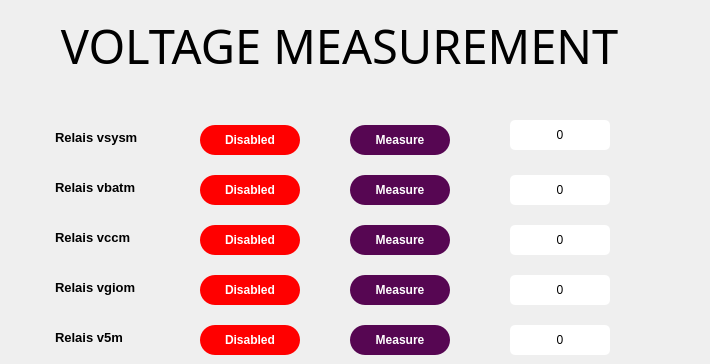
    <widget class="QWidget" name="page_voltage">
     <widget class="QLabel" name="text_voltage_title">
      <property name="geometry">
       <rect>
        <x>-11</x>
        <y>10</y>
        <width>701</width>
        <height>70</height>
       </rect>
      </property>
      <property name="font">
       <font>
        <family>Bahnschrift SemiBold Condensed</family>
        <pointsize>35</pointsize>
       </font>
      </property>
      <property name="styleSheet">
       <string notr="true">background-color: rgba(255, 255, 255, 0);</string>
      </property>
      <property name="text">
       <string>VOLTAGE MEASUREMENT</string>
      </property>
      <property name="alignment">
       <set>Qt::AlignCenter</set>
      </property>
     </widget>
     <widget class="QPushButton" name="btn_voltage_vsysm_toggle">
      <property name="geometry">
       <rect>
        <x>200</x>
        <y>125</y>
        <width>100</width>
        <height>30</height>
       </rect>
      </property>
      <property name="font">
       <font>
        <family>Segoe UI</family>
        <weight>75</weight>
        <bold>true</bold>
        <kerning>false</kerning>
       </font>
      </property>
      <property name="styleSheet">
       <string notr="true">border-radius: 15px;
color: rgb(255, 255, 255);
background-color:  rgb(255, 0, 0);
</string>
      </property>
      <property name="text">
       <string>Disabled</string>
      </property>
      <property name="checkable">
       <bool>false</bool>
      </property>
     </widget>
     <widget class="QTextBrowser" name="text_voltage_vsysm">
      <property name="geometry">
       <rect>
        <x>50</x>
        <y>125</y>
        <width>100</width>
        <height>30</height>
       </rect>
      </property>
      <property name="font">
       <font>
        <family>Segoe UI</family>
        <pointsize>10</pointsize>
       </font>
      </property>
      <property name="autoFillBackground">
       <bool>false</bool>
      </property>
      <property name="styleSheet">
       <string notr="true">background-color: rgba( 255, 255, 255, 0% );</string>
      </property>
      <property name="verticalScrollBarPolicy">
       <enum>Qt::ScrollBarAlwaysOff</enum>
      </property>
      <property name="horizontalScrollBarPolicy">
       <enum>Qt::ScrollBarAlwaysOff</enum>
      </property>
      <property name="html">
       <string>&lt;!DOCTYPE HTML PUBLIC &quot;-//W3C//DTD HTML 4.0//EN&quot; &quot;http://www.w3.org/TR/REC-html40/strict.dtd&quot;&gt;
&lt;html&gt;&lt;head&gt;&lt;meta name=&quot;qrichtext&quot; content=&quot;1&quot; /&gt;&lt;style type=&quot;text/css&quot;&gt;
p, li { white-space: pre-wrap; }
&lt;/style&gt;&lt;/head&gt;&lt;body style=&quot; font-family:'Segoe UI'; font-size:10pt; font-weight:400; font-style:normal;&quot;&gt;
&lt;p style=&quot; margin-top:0px; margin-bottom:0px; margin-left:0px; margin-right:0px; -qt-block-indent:0; text-indent:0px;&quot;&gt;&lt;span style=&quot; font-weight:600;&quot;&gt;Relais vsysm&lt;/span&gt;&lt;/p&gt;&lt;/body&gt;&lt;/html&gt;</string>
      </property>
     </widget>
     <widget class="QPushButton" name="btn_voltage_vbatm_toggle">
      <property name="geometry">
       <rect>
        <x>200</x>
        <y>175</y>
        <width>100</width>
        <height>30</height>
       </rect>
      </property>
      <property name="font">
       <font>
        <family>Segoe UI</family>
        <weight>75</weight>
        <bold>true</bold>
        <kerning>false</kerning>
       </font>
      </property>
      <property name="styleSheet">
       <string notr="true">border-radius: 15px;
color: rgb(255, 255, 255);
background-color:  rgb(255, 0, 0);</string>
      </property>
      <property name="text">
       <string>Disabled</string>
      </property>
      <property name="checkable">
       <bool>false</bool>
      </property>
     </widget>
     <widget class="QTextBrowser" name="text_voltage_vbatm">
      <property name="geometry">
       <rect>
        <x>50</x>
        <y>175</y>
        <width>100</width>
        <height>30</height>
       </rect>
      </property>
      <property name="font">
       <font>
        <family>Segoe UI</family>
        <pointsize>10</pointsize>
       </font>
      </property>
      <property name="autoFillBackground">
       <bool>false</bool>
      </property>
      <property name="styleSheet">
       <string notr="true">background-color: rgba( 255, 255, 255, 0% );</string>
      </property>
      <property name="verticalScrollBarPolicy">
       <enum>Qt::ScrollBarAlwaysOff</enum>
      </property>
      <property name="horizontalScrollBarPolicy">
       <enum>Qt::ScrollBarAlwaysOff</enum>
      </property>
      <property name="html">
       <string>&lt;!DOCTYPE HTML PUBLIC &quot;-//W3C//DTD HTML 4.0//EN&quot; &quot;http://www.w3.org/TR/REC-html40/strict.dtd&quot;&gt;
&lt;html&gt;&lt;head&gt;&lt;meta name=&quot;qrichtext&quot; content=&quot;1&quot; /&gt;&lt;style type=&quot;text/css&quot;&gt;
p, li { white-space: pre-wrap; }
&lt;/style&gt;&lt;/head&gt;&lt;body style=&quot; font-family:'Segoe UI'; font-size:10pt; font-weight:400; font-style:normal;&quot;&gt;
&lt;p style=&quot; margin-top:0px; margin-bottom:0px; margin-left:0px; margin-right:0px; -qt-block-indent:0; text-indent:0px;&quot;&gt;&lt;span style=&quot; font-weight:600;&quot;&gt;Relais vbatm&lt;/span&gt;&lt;/p&gt;&lt;/body&gt;&lt;/html&gt;</string>
      </property>
     </widget>
     <widget class="QPushButton" name="btn_voltage_vccm_toggle">
      <property name="geometry">
       <rect>
        <x>200</x>
        <y>225</y>
        <width>100</width>
        <height>30</height>
       </rect>
      </property>
      <property name="font">
       <font>
        <family>Segoe UI</family>
        <weight>75</weight>
        <bold>true</bold>
        <kerning>false</kerning>
       </font>
      </property>
      <property name="styleSheet">
       <string notr="true">border-radius: 15px;
color: rgb(255, 255, 255);
background-color:  rgb(255, 0, 0);</string>
      </property>
      <property name="text">
       <string>Disabled</string>
      </property>
      <property name="checkable">
       <bool>false</bool>
      </property>
     </widget>
     <widget class="QTextBrowser" name="text_voltage_vccm">
      <property name="geometry">
       <rect>
        <x>50</x>
        <y>225</y>
        <width>100</width>
        <height>30</height>
       </rect>
      </property>
      <property name="font">
       <font>
        <family>Segoe UI</family>
        <pointsize>10</pointsize>
       </font>
      </property>
      <property name="autoFillBackground">
       <bool>false</bool>
      </property>
      <property name="styleSheet">
       <string notr="true">background-color: rgba( 255, 255, 255, 0% );</string>
      </property>
      <property name="verticalScrollBarPolicy">
       <enum>Qt::ScrollBarAlwaysOff</enum>
      </property>
      <property name="horizontalScrollBarPolicy">
       <enum>Qt::ScrollBarAlwaysOff</enum>
      </property>
      <property name="html">
       <string>&lt;!DOCTYPE HTML PUBLIC &quot;-//W3C//DTD HTML 4.0//EN&quot; &quot;http://www.w3.org/TR/REC-html40/strict.dtd&quot;&gt;
&lt;html&gt;&lt;head&gt;&lt;meta name=&quot;qrichtext&quot; content=&quot;1&quot; /&gt;&lt;style type=&quot;text/css&quot;&gt;
p, li { white-space: pre-wrap; }
&lt;/style&gt;&lt;/head&gt;&lt;body style=&quot; font-family:'Segoe UI'; font-size:10pt; font-weight:400; font-style:normal;&quot;&gt;
&lt;p style=&quot; margin-top:0px; margin-bottom:0px; margin-left:0px; margin-right:0px; -qt-block-indent:0; text-indent:0px;&quot;&gt;&lt;span style=&quot; font-weight:600;&quot;&gt;Relais vccm&lt;/span&gt;&lt;/p&gt;&lt;/body&gt;&lt;/html&gt;</string>
      </property>
     </widget>
     <widget class="QPushButton" name="btn_voltage_vgiom_toggle">
      <property name="geometry">
       <rect>
        <x>200</x>
        <y>275</y>
        <width>100</width>
        <height>30</height>
       </rect>
      </property>
      <property name="font">
       <font>
        <family>Segoe UI</family>
        <weight>75</weight>
        <bold>true</bold>
        <kerning>false</kerning>
       </font>
      </property>
      <property name="styleSheet">
       <string notr="true">border-radius: 15px;
color: rgb(255, 255, 255);
background-color:  rgb(255, 0, 0);</string>
      </property>
      <property name="text">
       <string>Disabled</string>
      </property>
      <property name="checkable">
       <bool>false</bool>
      </property>
     </widget>
     <widget class="QTextBrowser" name="text_voltage_vgiom">
      <property name="geometry">
       <rect>
        <x>50</x>
        <y>275</y>
        <width>100</width>
        <height>30</height>
       </rect>
      </property>
      <property name="font">
       <font>
        <family>Segoe UI</family>
        <pointsize>10</pointsize>
       </font>
      </property>
      <property name="autoFillBackground">
       <bool>false</bool>
      </property>
      <property name="styleSheet">
       <string notr="true">background-color: rgba( 255, 255, 255, 0% );</string>
      </property>
      <property name="verticalScrollBarPolicy">
       <enum>Qt::ScrollBarAlwaysOff</enum>
      </property>
      <property name="horizontalScrollBarPolicy">
       <enum>Qt::ScrollBarAlwaysOff</enum>
      </property>
      <property name="html">
       <string>&lt;!DOCTYPE HTML PUBLIC &quot;-//W3C//DTD HTML 4.0//EN&quot; &quot;http://www.w3.org/TR/REC-html40/strict.dtd&quot;&gt;
&lt;html&gt;&lt;head&gt;&lt;meta name=&quot;qrichtext&quot; content=&quot;1&quot; /&gt;&lt;style type=&quot;text/css&quot;&gt;
p, li { white-space: pre-wrap; }
&lt;/style&gt;&lt;/head&gt;&lt;body style=&quot; font-family:'Segoe UI'; font-size:10pt; font-weight:400; font-style:normal;&quot;&gt;
&lt;p style=&quot; margin-top:0px; margin-bottom:0px; margin-left:0px; margin-right:0px; -qt-block-indent:0; text-indent:0px;&quot;&gt;&lt;span style=&quot; font-family:'MS Shell Dlg 2'; font-weight:600;&quot;&gt;Relais vgiom&lt;/span&gt;&lt;/p&gt;&lt;/body&gt;&lt;/html&gt;</string>
      </property>
     </widget>
     <widget class="QPushButton" name="btn_voltage_v5m_toggle">
      <property name="geometry">
       <rect>
        <x>200</x>
        <y>325</y>
        <width>100</width>
        <height>30</height>
       </rect>
      </property>
      <property name="font">
       <font>
        <family>Segoe UI</family>
        <weight>75</weight>
        <bold>true</bold>
        <kerning>false</kerning>
       </font>
      </property>
      <property name="styleSheet">
       <string notr="true">border-radius: 15px;
color: rgb(255, 255, 255);
background-color:  rgb(255, 0, 0);</string>
      </property>
      <property name="text">
       <string>Disabled</string>
      </property>
      <property name="checkable">
       <bool>false</bool>
      </property>
     </widget>
     <widget class="QTextBrowser" name="text_voltage_v5m">
      <property name="geometry">
       <rect>
        <x>50</x>
        <y>325</y>
        <width>100</width>
        <height>30</height>
       </rect>
      </property>
      <property name="font">
       <font>
        <family>Segoe UI</family>
        <pointsize>10</pointsize>
       </font>
      </property>
      <property name="autoFillBackground">
       <bool>false</bool>
      </property>
      <property name="styleSheet">
       <string notr="true">background-color: rgba( 255, 255, 255, 0% );</string>
      </property>
      <property name="verticalScrollBarPolicy">
       <enum>Qt::ScrollBarAlwaysOff</enum>
      </property>
      <property name="horizontalScrollBarPolicy">
       <enum>Qt::ScrollBarAlwaysOff</enum>
      </property>
      <property name="html">
       <string>&lt;!DOCTYPE HTML PUBLIC &quot;-//W3C//DTD HTML 4.0//EN&quot; &quot;http://www.w3.org/TR/REC-html40/strict.dtd&quot;&gt;
&lt;html&gt;&lt;head&gt;&lt;meta name=&quot;qrichtext&quot; content=&quot;1&quot; /&gt;&lt;style type=&quot;text/css&quot;&gt;
p, li { white-space: pre-wrap; }
&lt;/style&gt;&lt;/head&gt;&lt;body style=&quot; font-family:'Segoe UI'; font-size:10pt; font-weight:400; font-style:normal;&quot;&gt;
&lt;p style=&quot; margin-top:0px; margin-bottom:0px; margin-left:0px; margin-right:0px; -qt-block-indent:0; text-indent:0px;&quot;&gt;&lt;span style=&quot; font-weight:600;&quot;&gt;Relais v5m&lt;/span&gt;&lt;/p&gt;&lt;/body&gt;&lt;/html&gt;</string>
      </property>
     </widget>
     <widget class="QPushButton" name="btn_voltage_vccm_get">
      <property name="geometry">
       <rect>
        <x>350</x>
        <y>225</y>
        <width>100</width>
        <height>30</height>
       </rect>
      </property>
      <property name="font">
       <font>
        <family>Segoe UI</family>
        <weight>75</weight>
        <bold>true</bold>
        <kerning>false</kerning>
       </font>
      </property>
      <property name="styleSheet">
       <string notr="true">QPushButton {
	border-radius: 15px;
	color: rgb(255, 255, 255);
	background-color:			rgb(86,6,82);
}
QPushButton:hover {	
	background-color: 			   rgb(65, 4, 62);
}
</string>
      </property>
      <property name="text">
       <string>Measure</string>
      </property>
      <property name="checkable">
       <bool>true</bool>
      </property>
     </widget>
     <widget class="QPushButton" name="btn_voltage_vgiom_get">
      <property name="geometry">
       <rect>
        <x>350</x>
        <y>275</y>
        <width>100</width>
        <height>30</height>
       </rect>
      </property>
      <property name="font">
       <font>
        <family>Segoe UI</family>
        <weight>75</weight>
        <bold>true</bold>
        <kerning>false</kerning>
       </font>
      </property>
      <property name="styleSheet">
       <string notr="true">QPushButton {
	border-radius: 15px;
	color: rgb(255, 255, 255);
	background-color:			rgb(86,6,82);
}
QPushButton:hover {	
	background-color: 			   rgb(65, 4, 62);
}
</string>
      </property>
      <property name="text">
       <string>Measure</string>
      </property>
      <property name="checkable">
       <bool>true</bool>
      </property>
     </widget>
     <widget class="QPushButton" name="btn_voltage_vsysm_get">
      <property name="geometry">
       <rect>
        <x>350</x>
        <y>125</y>
        <width>100</width>
        <height>30</height>
       </rect>
      </property>
      <property name="font">
       <font>
        <family>Segoe UI</family>
        <weight>75</weight>
        <bold>true</bold>
        <kerning>false</kerning>
       </font>
      </property>
      <property name="styleSheet">
       <string notr="true">QPushButton {
	border-radius: 15px;
	color: rgb(255, 255, 255);
	background-color:			rgb(86,6,82);
}
QPushButton:hover {	
	background-color: 			   rgb(65, 4, 62);
}
</string>
      </property>
      <property name="text">
       <string>Measure</string>
      </property>
      <property name="checkable">
       <bool>true</bool>
      </property>
     </widget>
     <widget class="QPushButton" name="btn_voltage_v5m_get">
      <property name="geometry">
       <rect>
        <x>350</x>
        <y>325</y>
        <width>100</width>
        <height>30</height>
       </rect>
      </property>
      <property name="font">
       <font>
        <family>Segoe UI</family>
        <weight>75</weight>
        <bold>true</bold>
        <kerning>false</kerning>
       </font>
      </property>
      <property name="styleSheet">
       <string notr="true">QPushButton {
	border-radius: 15px;
	color: rgb(255, 255, 255);
	background-color:			rgb(86,6,82);
}
QPushButton:hover {	
	background-color: 			   rgb(65, 4, 62);
}
</string>
      </property>
      <property name="text">
       <string>Measure</string>
      </property>
      <property name="checkable">
       <bool>true</bool>
      </property>
     </widget>
     <widget class="QPushButton" name="btn_voltage_vbatm_get">
      <property name="geometry">
       <rect>
        <x>350</x>
        <y>175</y>
        <width>100</width>
        <height>30</height>
       </rect>
      </property>
      <property name="font">
       <font>
        <family>Segoe UI</family>
        <weight>75</weight>
        <bold>true</bold>
        <kerning>false</kerning>
       </font>
      </property>
      <property name="styleSheet">
       <string notr="true">QPushButton {
	border-radius: 15px;
	color: rgb(255, 255, 255);
	background-color:			rgb(86,6,82);
}
QPushButton:hover {	
	background-color: 			   rgb(65, 4, 62);
}
</string>
      </property>
      <property name="text">
       <string>Measure</string>
      </property>
      <property name="checkable">
       <bool>true</bool>
      </property>
     </widget>
     <widget class="QLabel" name="text_voltage_vsysm_value">
      <property name="geometry">
       <rect>
        <x>510</x>
        <y>120</y>
        <width>100</width>
        <height>30</height>
       </rect>
      </property>
      <property name="styleSheet">
       <string notr="true">background-color: rgb(255, 255, 255);
border-radius: 5px;</string>
      </property>
      <property name="text">
       <string>0</string>
      </property>
      <property name="alignment">
       <set>Qt::AlignCenter</set>
      </property>
     </widget>
     <widget class="QLabel" name="text_voltage_vbatm_value">
      <property name="geometry">
       <rect>
        <x>510</x>
        <y>175</y>
        <width>100</width>
        <height>30</height>
       </rect>
      </property>
      <property name="styleSheet">
       <string notr="true">background-color: rgb(255, 255, 255);
border-radius: 5px;</string>
      </property>
      <property name="text">
       <string>0</string>
      </property>
      <property name="alignment">
       <set>Qt::AlignCenter</set>
      </property>
     </widget>
     <widget class="QLabel" name="text_voltage_vccm_value">
      <property name="geometry">
       <rect>
        <x>510</x>
        <y>225</y>
        <width>100</width>
        <height>30</height>
       </rect>
      </property>
      <property name="styleSheet">
       <string notr="true">background-color: rgb(255, 255, 255);
border-radius: 5px;</string>
      </property>
      <property name="text">
       <string>0</string>
      </property>
      <property name="alignment">
       <set>Qt::AlignCenter</set>
      </property>
     </widget>
     <widget class="QLabel" name="text_voltage_vgiom_value">
      <property name="geometry">
       <rect>
        <x>510</x>
        <y>275</y>
        <width>100</width>
        <height>30</height>
       </rect>
      </property>
      <property name="styleSheet">
       <string notr="true">background-color: rgb(255, 255, 255);
border-radius: 5px;</string>
      </property>
      <property name="text">
       <string>0</string>
      </property>
      <property name="alignment">
       <set>Qt::AlignCenter</set>
      </property>
     </widget>
     <widget class="QLabel" name="text_voltage_v5m_value">
      <property name="geometry">
       <rect>
        <x>510</x>
        <y>325</y>
        <width>100</width>
        <height>30</height>
       </rect>
      </property>
      <property name="styleSheet">
       <string notr="true">background-color: rgb(255, 255, 255);
border-radius: 5px;</string>
      </property>
      <property name="text">
       <string>0</string>
      </property>
      <property name="alignment">
       <set>Qt::AlignCenter</set>
      </property>
     </widget>
    </widget>
